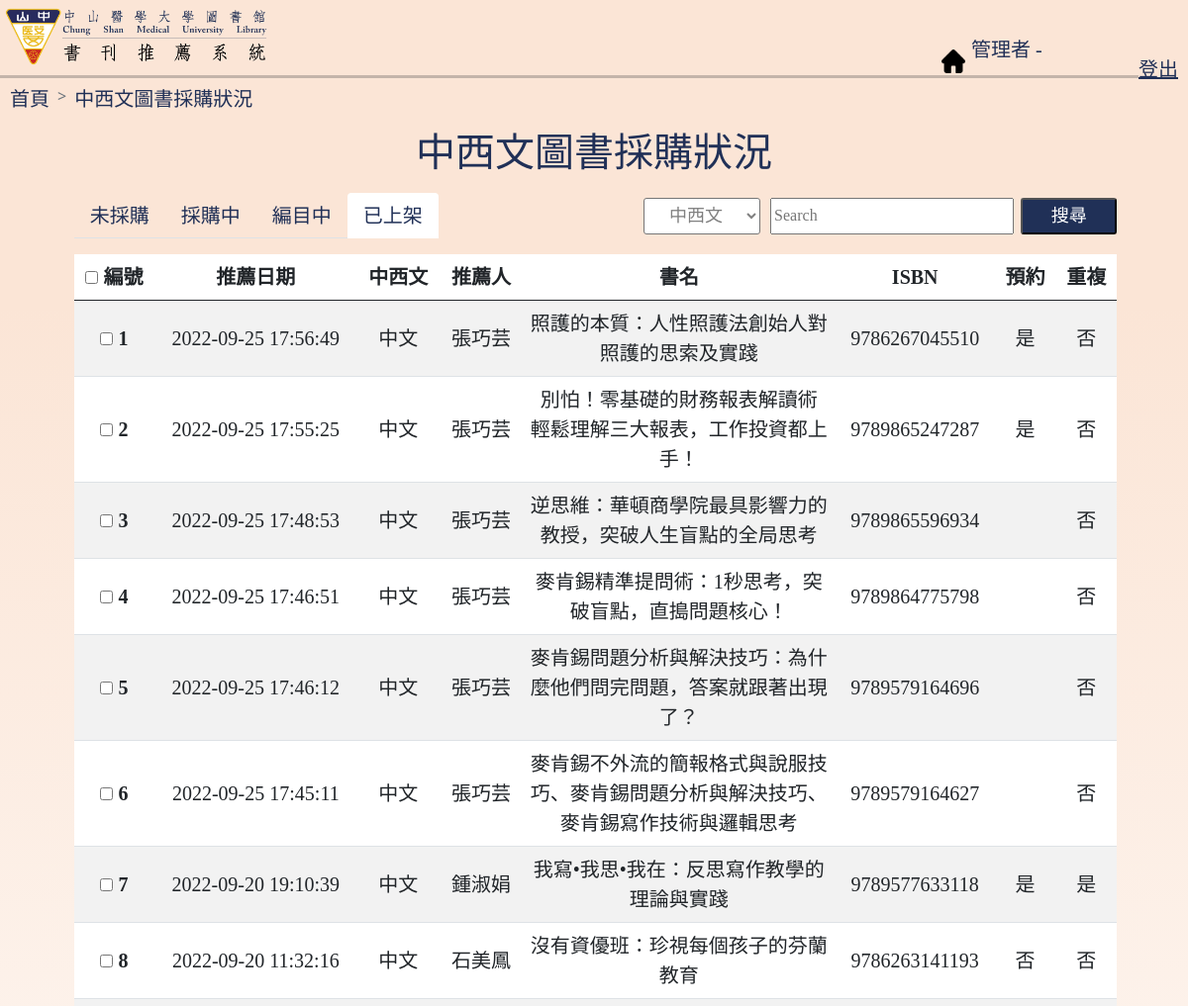
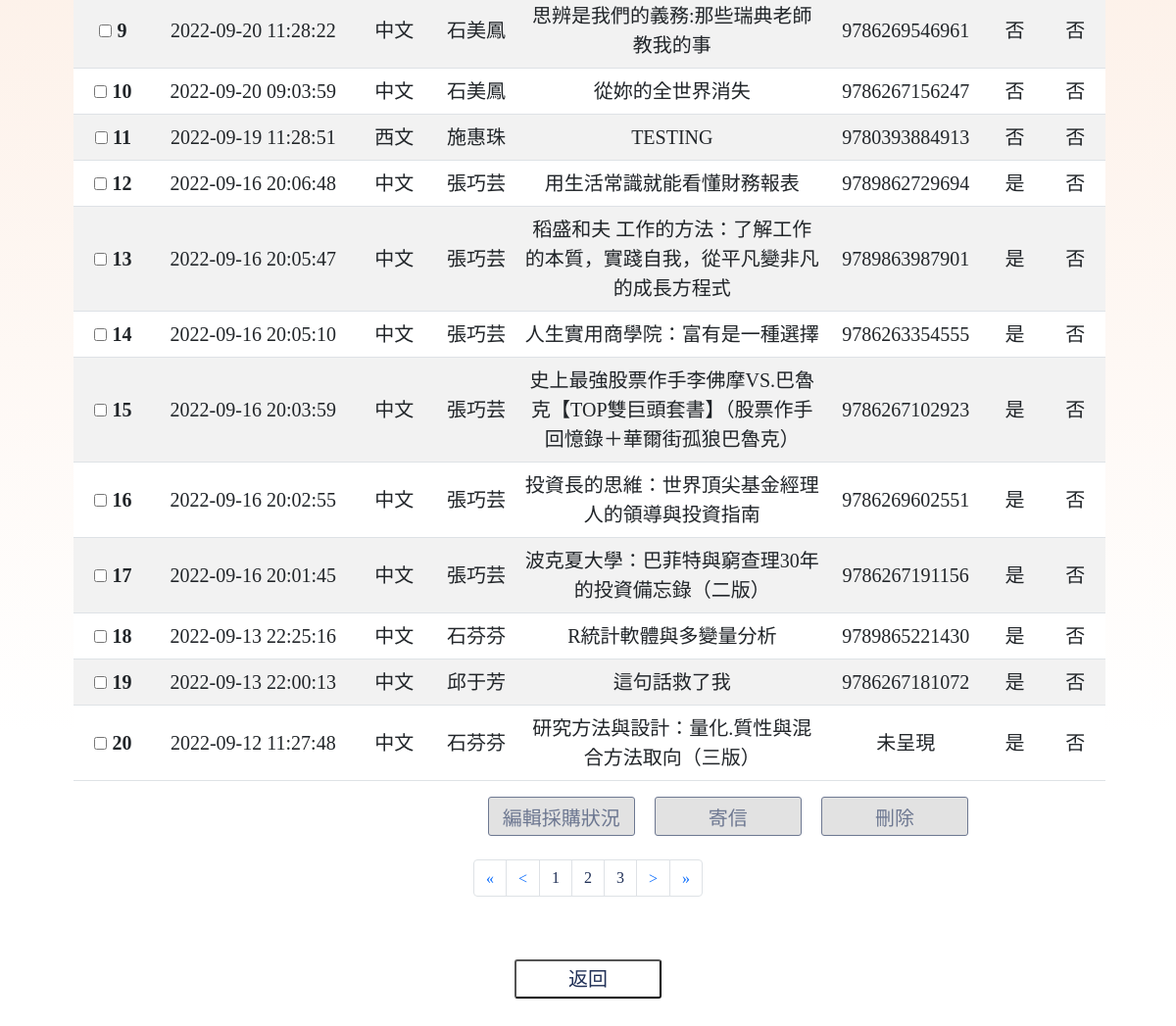
/administrator/ceb_buysit4.php, run on the app's committed database (2 pictures, top to bottom).
### tables this page shows
CREATE TABLE `hrec_ceb` (
  `no` int NOT NULL AUTO_INCREMENT,
  `name` varchar(12) NOT NULL DEFAULT '',
  `id` varchar(12) NOT NULL DEFAULT '',
  `style` varchar(12) NOT NULL DEFAULT '其他',
  `unit` varchar(40) NOT NULL DEFAULT '',
  `email` varchar(40) DEFAULT NULL,
  `language` varchar(8) NOT NULL DEFAULT '',
  `pred` char(2) NOT NULL DEFAULT '',
  `book` varchar(100) NOT NULL,
  `auth` varchar(20) NOT NULL DEFAULT '',
  `publish` varchar(60) NOT NULL DEFAULT '',
  `version` varchar(20) DEFAULT NULL,
  `year` year(4) DEFAULT NULL,
  `isbn` varchar(15) NOT NULL DEFAULT '',
  `price` varchar(15) DEFAULT NULL,
  `date` datetime DEFAULT CURRENT_TIMESTAMP,
  `profession` varchar(5) DEFAULT NULL,
  `reason` varchar(255) DEFAULT NULL,
  `situation` varchar(20) DEFAULT '待處理',
  `IntroUrl` varchar(255) DEFAULT NULL,
  `duplicate` varchar(4) DEFAULT NULL,
  `nbReason` varchar(255) DEFAULT NULL,
  `empty` varchar(2) DEFAULT '否',
  PRIMARY KEY (`no`),
  UNIQUE KEY `book` (`book`,`year`,`isbn`)
);

### administrator/ceb_buysit4.php (the view, shortened to what the rows shown need)
<!DOCTYPE html>
<?php session_start();
require_once("../mysql_connect.php");
?>
<html>
<head>
    <link href="https://cdn.jsdelivr.net/npm/bootstrap@5.0.0/dist/css/bootstrap.min.css" rel="stylesheet"
>
    <link rel="stylesheet" type="text/css" href="./style.css" />
</head>
<body>
    <h2 id="mid-title">中西文圖書採購狀況</h2>
    <nav class="navbar navbar-light" style="width:95%;">
        <div class="container-fluid" style="margin-left:5.5%;">
            <div id="ceb_table" style="width:100%;">
                <table class="table table-striped table-hover" id="record-table" align="center">
                    <thead>
                        <tr>
                            <th scope="col">
                                <input type="checkbox" name="all"
                                    onclick="check_all(this,'check'); disableElement('all'); allPush();">
                                編號
                            </th>
                            <th scope="col">推薦日期</th>
                            <th scope="col">中西文</th>
                            <th scope="col">推薦人</th>
                            <th scope="col">書名</th>
                            <th scope="col">ISBN</th>
                            <th scope="col">預約</th>
                            <th scope="col">重複</th>
                        </tr>
                    </thead>
                    <tbody>
                        <?php
                        if (isset($_GET['language'])) {
                            $language = $_GET['language'];
                            $sql_view = "SELECT * FROM hrec_ceb WHERE `situation` LIKE '已上架' AND `empty` LIKE '否'";
                            if (isset($_GET['search'])) {
                                $search = $_GET['search'];
                                $sql_view = $sql_view . " and (
                                            date like '%" . $search . "%' or
                                            name like '%" . $search . "%' or
                                            book like '%" . $search . "%' or
                                            isbn like '%" . $search . "%'or
                                            pred like '%" . $search . "%'or
                                            duplicate like '%" . $search . "%')
                                            and language like'%" . $language . "%';";
                            } else {
                                $sql_view = $sql_view . "and (language like '%" . $language . "%');";
                            }
                        } else {
                            if (isset($_GET['search'])) {
                                $search = $_GET['search'];
                                $sql_view = "SELECT * FROM hrec_ceb WHERE `situation` LIKE '已上架' AND `empty` LIKE '否'";
                                $sql_view = $sql_view . " and (
                                            date like '%" . $search . "%' or
                                            name like '%" . $search . "%' or
                                            book like '%" . $search . "%' or
                                            isbn like '%" . $search . "%'or
                                            pred like '%" . $search . "%'or
                                            duplicate like '%" . $search . "%')";
                            } else {
                                $sql_view = "SELECT * FROM hrec_ceb WHERE `situation` LIKE '已上架' AND `empty` LIKE '否'";
                            }
                        }
                        $result = $con->query($sql_view);
                        if ($result) {
                            $total = mysqli_num_rows($result);
                            $number = intval($total / 20);
                            $spare = $total % 20;
                            if ($spare != 0) {
                                $number += 1;
                            }
                        }
                        $sql = "SELECT `no`,`date`,`language`,`name`,`book`,`isbn`,`pred`,`duplicate`
                                FROM hrec_ceb
                                WHERE `situation` LIKE '已上架' AND `empty` LIKE '否'";
                        $sql = $sql . " ORDER BY date desc ";
                        if (isset($_GET['page'])) {
                            $temp = 0;
                            while ($temp < $number) {
                                $temp = $temp + 1;
                                if (intval($_GET['page']) == $temp) {
                                    $temp1 = ($temp - 1) * 20;
                                    $sql = $sql . ' LIMIT ' . $temp1 . ',20;';
                                    break;
                                }
                            }
                        } else {
                            $sql = $sql . " LIMIT 0,20;";
                        }
                        $result = $con->query($sql);
                        $num = 1;
                        if (isset($_GET['page'])) {
                            $p = intval($_GET['page']);
                            $num = $num + 20 * ($p - 1);
                        } else {
                            $p = 1;
                            $num = $num + 20 * ($p - 1);
                        }
                        while ($hrec_ceb = $result->fetch_array()) {
                            echo '<tr style="vertical-align: middle;">';
                            echo '<th><input type="checkbox" name="check" onclick="disableElement(' . "'check'" . ')" value="' . $hrec_ceb["no"] . '">&nbsp;' . $num . '</th>';
                            echo '<td>' . $hrec_ceb["date"] . '</td>';
                            echo '<td>' . $hrec_ceb["language"] . '</td>';
                            echo '<td>' . $hrec_ceb["name"] . '</td>';
                            echo '<td style="width:30%;">' . $hrec_ceb["book"] . '</td>';
                            echo '<td style="mso-number-format:`\@`;" >' . $hrec_ceb["isbn"] . '</td>';
                            echo '<td>' . $hrec_ceb["pred"] . '</td>';
                            echo '<td>' . $hrec_ceb["duplicate"] . '</td>';
                            echo '</tr>';
                            $num += 1;
                        }
                        ?>
                    </tbody>
                </table>
            </div>
        </div>
    </nav>
    <br><br>
    <br>
</body>
</html>

### data on the page
hrec_ceb: date "2022-09-25 17:56:49", language "中文", name "張巧芸", book "照護的本質：人性照護法創始人對照護的思索及實踐", isbn "9786267045510", pred "是", duplicate "否"
hrec_ceb: date "2022-09-25 17:55:25", language "中文", name "張巧芸", book "別怕！零基礎的財務報表解讀術 輕鬆理解三大報表，工作投資都上手！", isbn "9789865247287", pred "是", duplicate "否"
hrec_ceb: date "2022-09-25 17:48:53", language "中文", name "張巧芸", book "逆思維：華頓商學院最具影響力的教授，突破人生盲點的全局思考", isbn "9789865596934", duplicate "否"
hrec_ceb: date "2022-09-25 17:46:51", language "中文", name "張巧芸", book "麥肯錫精準提問術：1秒思考，突破盲點，直搗問題核心！", isbn "9789864775798", duplicate "否"
hrec_ceb: date "2022-09-25 17:46:12", language "中文", name "張巧芸", book "麥肯錫問題分析與解決技巧：為什麼他們問完問題，答案就跟著出現了？", isbn "9789579164696", duplicate "否"
hrec_ceb: date "2022-09-25 17:45:11", language "中文", name "張巧芸", book "麥肯錫不外流的簡報格式與說服技巧、麥肯錫問題分析與解決技巧、麥肯錫寫作技術與邏輯思考", isbn "9789579164627", duplicate "否"
hrec_ceb: date "2022-09-20 19:10:39", language "中文", name "鍾淑娟", book "我寫•我思•我在：反思寫作教學的理論與實踐", isbn "9789577633118", pred "是", duplicate "是"
hrec_ceb: date "2022-09-20 11:32:16", language "中文", name "石美鳳", book "沒有資優班：珍視每個孩子的芬蘭教育", isbn "9786263141193", pred "否", duplicate "否"
hrec_ceb: date "2022-09-20 11:28:22", language "中文", name "石美鳳", book "思辨是我們的義務:那些瑞典老師教我的事", isbn "9786269546961", pred "否", duplicate "否"
hrec_ceb: date "2022-09-20 09:03:59", language "中文", name "石美鳳", book "從妳的全世界消失", isbn "9786267156247", pred "否", duplicate "否"
hrec_ceb: date "2022-09-19 11:28:51", language "西文", name "施惠珠", book "TESTING", isbn "9780393884913", pred "否", duplicate "否"
hrec_ceb: date "2022-09-16 20:06:48", language "中文", name "張巧芸", book "用生活常識就能看懂財務報表", isbn "9789862729694", pred "是", duplicate "否"
hrec_ceb: date "2022-09-16 20:05:47", language "中文", name "張巧芸", book "稻盛和夫 工作的方法：了解工作的本質，實踐自我，從平凡變非凡的成長方程式", isbn "9789863987901", pred "是", duplicate "否"
hrec_ceb: date "2022-09-16 20:05:10", language "中文", name "張巧芸", book "人生實用商學院：富有是一種選擇", isbn "9786263354555", pred "是", duplicate "否"
hrec_ceb: date "2022-09-16 20:03:59", language "中文", name "張巧芸", book "史上最強股票作手李佛摩VS.巴魯克【TOP雙巨頭套書】（股票作手回憶錄＋華爾街孤狼巴魯克）", isbn "9786267102923", pred "是", duplicate "否"
hrec_ceb: date "2022-09-16 20:02:55", language "中文", name "張巧芸", book "投資長的思維：世界頂尖基金經理人的領導與投資指南", isbn "9786269602551", pred "是", duplicate "否"
hrec_ceb: date "2022-09-16 20:01:45", language "中文", name "張巧芸", book "波克夏大學：巴菲特與窮查理30年的投資備忘錄（二版）", isbn "9786267191156", pred "是", duplicate "否"
hrec_ceb: date "2022-09-13 22:25:16", language "中文", name "石芬芬", book "R統計軟體與多變量分析", isbn "9789865221430", pred "是", duplicate "否"
hrec_ceb: date "2022-09-13 22:00:13", language "中文", name "邱于芳", book "這句話救了我", isbn "9786267181072", pred "是", duplicate "否"
hrec_ceb: date "2022-09-12 11:27:48", language "中文", name "石芬芬", book "研究方法與設計：量化.質性與混合方法取向（三版）", isbn "未呈現", pred "是", duplicate "否"
